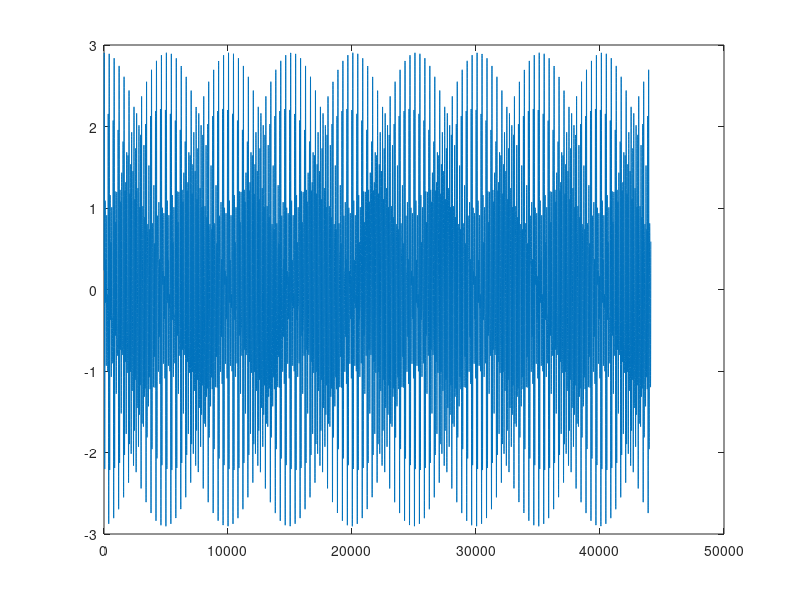

The MATLAB source for this figure: (Note: this script raises an error after producing the figure.)
close all;
clear all;
%[sig_tmp, Fe]= audioread('audio_gammepno.wav');
%sig= sig_tmp;%(1:4*Fe);
 Fe= 44100;
 freq=440;
 sig= (sin((1:Fe)/Fe*freq*2*pi) + sin((1:Fe)/Fe*freq*1.26*2*pi) + sin((1:Fe)/Fe*freq*1.5*2*pi) )' ;

plot(sig);
freq_la_ref= 440;

Q=20;

note_midi_min= 33;  % 45;
note_midi_max= 116; % 104;

chroma= f_Q_transform2(sig, Fe, Q, note_midi_min, note_midi_max, freq_la_ref);

figure;
imagesc(chroma);
